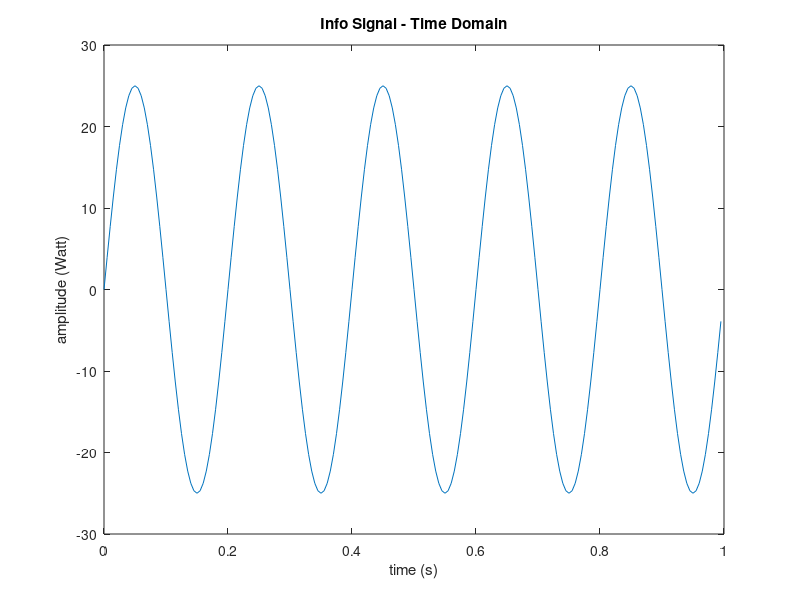
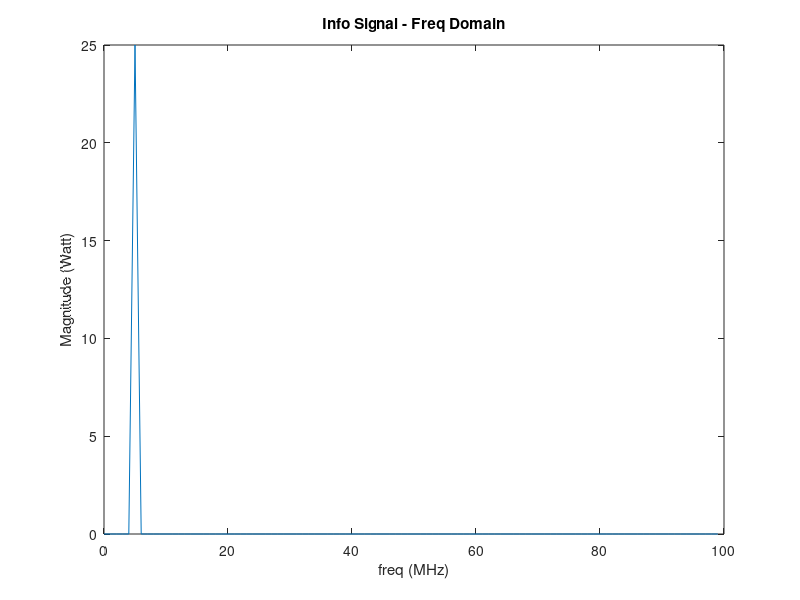
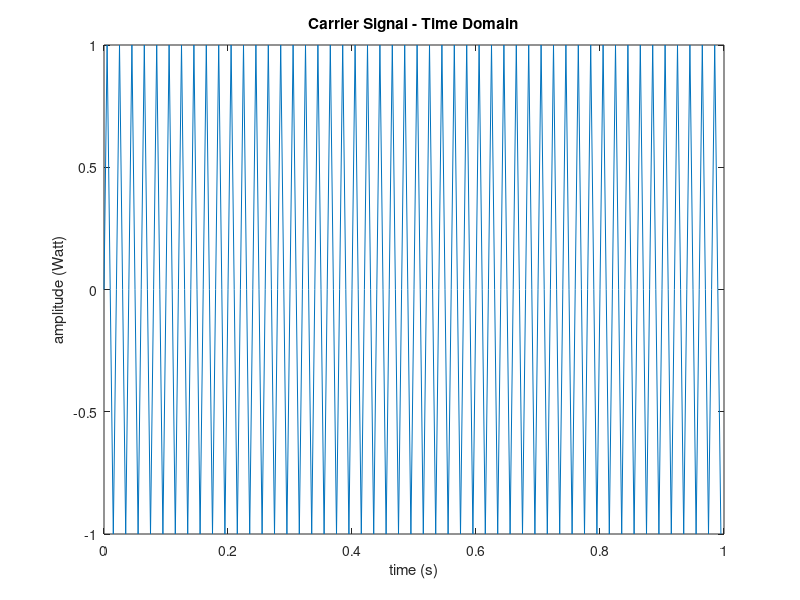
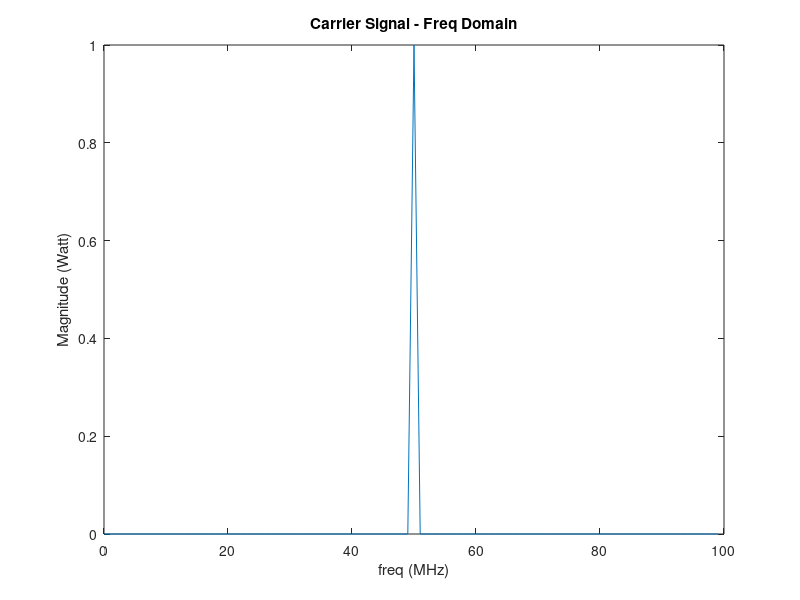

Recreate these plots in MATLAB, in order.
%Isyarat Informasi
%clear variables
%close all;
P = 25;
fs = 200;
fm = 5;
t = (0:1/fs:1-1/fs);
mt = P*sin(2*pi*fm*t);
L = length(mt);
P_fft_single = fftshift(fft(mt));
P_fft_single = P_fft_single(L/2+1:end);
P_fft_single = abs(2*P_fft_single)./L;
df = fs/L;
f = -fs/2:df:fs/2-df;
f = f(L/2+1:end);
%axis_single=(0:L/2)*(fs/L);
figure();
plot(t, mt);
title('Info Signal - Time Domain');
xlabel('time (s)')
ylabel('amplitude (Watt)')
figure();
plot(f, P_fft_single);
xlim([0, 100])
title('Info Signal - Freq Domain');
xlabel('freq (MHz)')
ylabel('Magnitude (Watt)')

%Isyarat Carrier
fc = 50;
ct = sin(2*pi*fc*t);
xas = fftshift(fft(ct));
xas=xas((0.5*L)+1:end);
xas = abs(2*xas)./L;
df = fs/L;
f = -fs/2:df:fs/2-df;
f = f(L/2+1:end)';
figure();
plot(t, ct);
title('Carrier Signal - Time Domain');
xlabel('time (s)')
ylabel('amplitude (Watt)')
figure();
plot(f, xas);
title('Carrier Signal - Freq Domain');
xlabel('freq (MHz)')
ylabel('Magnitude (Watt)')
modulated = mt.*ct;
mk = fftshift(fft(modulated));
mk = abs(2*mk)./L;
df = fs/L;
f = (-L/2:L/2-1)*(fs/L);
figure();
plot(t, modulated);
title('Modulated Signal - Time Domain');
xlabel('Time (s)');
ylabel('Amplitude');
figure();
plot(f, mk);
title('Modulated Signal - Frequency Domain');
xlabel('Freq (MHz)');
ylabel('Magnitude');
xlim([0, 100])

%USB Filter
f1 = 52;
f2 = 100;
theta1 = (2*pi*f1)/fs;
theta2 = (2*pi*f2)/fs;
N = 1000;
n = (0:1:N-1);
hn = ((theta2/pi) .* sinc(((theta2).*(n-0.5*N))/pi) - (theta1/pi) .* sinc(((theta1).*(n-0.5*N))/pi));
hn = abs(fft(hn));
hn = hn(1:(0.5*N)+1);
axis_single=(0:N/2)*(fs/N);
figure();
plot(axis_single,hn);
title('USB Filter');
xlabel('frequency');
ylabel('filter gain');
xlim([0,100])
